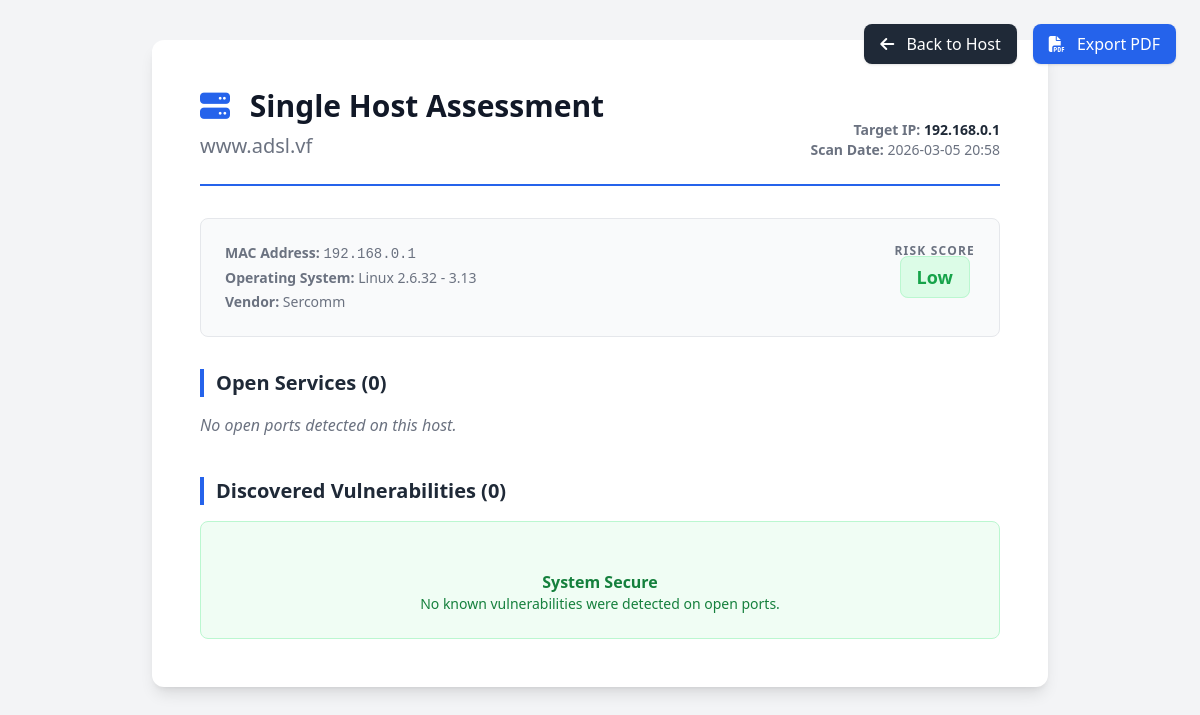
The app's page /report/192.168.0.1?scan_id=4 with its own data.
### app/models.py (models this page shows)
class Host(Base):
    __tablename__ = "hosts"
    mac_address = Column(String, primary_key=True, index=True)
    hostname = Column(String)
    first_seen = Column(DateTime, default=datetime.datetime.utcnow)
    os_name = Column(String, nullable=True, default="Unknown")
    vendor = Column(String, nullable=True, default="Unknown")
    results = relationship("ScanResult", back_populates="host")

### app/main.py (the view)
@app.get("/report/{ip}", response_class=HTMLResponse)
async def generate_single_report(ip: str, request: Request, scan_id: int = None, db: Session = Depends(get_db)):
    if scan_id:
        scan_result = db.query(models.ScanResult).filter(models.ScanResult.ip_address == ip, models.ScanResult.scan_id == scan_id).first()
    else:
        scan_result = db.query(models.ScanResult).filter(models.ScanResult.ip_address == ip).order_by(models.ScanResult.id.desc()).first()
    if not scan_result:
        return HTMLResponse(content="<h1>Host no encontrado para generar informe.</h1>", status_code=404)
    open_ports = [p for p in scan_result.ports if p.port_number != 0 and p.state != 'filtered']
    all_vulns = []
    for port in open_ports:
        all_vulns.extend(port.vulnerabilities)
    high_count = sum(1 for v in all_vulns if v.severity == "High")
    med_count = sum(1 for v in all_vulns if v.severity == "Medium")
    low_count = sum(1 for v in all_vulns if v.severity == "Low")
    risk_score = "Low"
    if high_count > 0: risk_score = "High"
    elif med_count > 0: risk_score = "Medium"
    elif len(open_ports) > 5: risk_score = "Medium"
    return templates.TemplateResponse("single_report.html", {
        "request": request,
        "ip": ip,
        "host": scan_result.host,
        "scan_result": scan_result,
        "ports": open_ports,
        "vulns": all_vulns,
        "risk_score": risk_score,
        "high_count": high_count,
        "med_count": med_count,
        "low_count": low_count,
        "date": scan_result.scan.timestamp.strftime('%Y-%m-%d %H:%M') if scan_result.scan else "N/A",
        "current_scan_id": scan_id
    })

### templates/single_report.html (shortened to what this page needs)
<!DOCTYPE html>
<html lang="en">
<head>
    <script src="https://cdn.tailwindcss.com"></script>
    <link rel="stylesheet" href="https://cdnjs.cloudflare.com/ajax/libs/font-awesome/6.4.0/css/all.min.css">
</head>
<body class="font-sans pb-20">
    <div class="no-print fixed top-6 right-6 flex space-x-4 z-50">
        <a href="/host/{{ ip }}{% if current_scan_id %}?scan_id={{ current_scan_id }}{% endif %}"
            class="px-4 py-2 bg-gray-800 text-white rounded-lg shadow hover:bg-gray-700 transition"><i
                class="fa-solid fa-arrow-left mr-2"></i> Back to Host</a>
        <button onclick="window.print()"
            class="px-4 py-2 bg-blue-600 text-white rounded-lg shadow hover:bg-blue-500 transition"><i
                class="fa-solid fa-file-pdf mr-2"></i> Export PDF</button>
    </div>
    <div class="max-w-4xl mx-auto bg-white p-12 mt-10 shadow-lg rounded-xl">
        <div class="border-b-2 border-blue-600 pb-6 mb-8 flex justify-between items-end">
            <div>
                <h1 class="text-3xl font-black text-gray-900 mb-2"><i class="fa-solid fa-server text-blue-600 mr-3"></i>
                    Single Host Assessment</h1>
                <h2 class="text-xl text-gray-500 font-light">{{ host.hostname if host and host.hostname != 'Desconocido'
                    else 'Unknown Hostname' }}</h2>
            </div>
            <div class="text-right text-sm text-gray-500">
                <p><strong>Target IP:</strong> <span class="text-gray-800 font-bold">{{ ip }}</span></p>
                <p><strong>Scan Date:</strong> {{ date }}</p>
            </div>
        </div>
        <div class="flex justify-between items-start mb-8 bg-gray-50 p-6 rounded-lg border border-gray-200">
            <div>
                <p class="text-sm text-gray-500 mb-1"><strong>MAC Address:</strong> <span class="font-mono">{{
                        host.mac_address.replace('MAC-', '') if host else 'Unknown' }}</span></p>
                <p class="text-sm text-gray-500 mb-1"><strong>Operating System:</strong> {{ host.os_name if host and
                    host.os_name != 'Unknown' else 'Not detected' }}</p>
                <p class="text-sm text-gray-500"><strong>Vendor:</strong> {{ host.vendor if host and host.vendor !=
                    'Unknown' else 'Not detected' }}</p>
            </div>
            <div class="text-center">
                <p class="text-xs font-bold text-gray-500 uppercase tracking-widest mb-1">Risk Score</p>
                <span
                    class="px-4 py-2 rounded-lg text-lg font-black border {{ 'bg-red-100 text-red-600 border-red-200' if risk_score == 'High' else 'bg-orange-100 text-orange-600 border-orange-200' if risk_score == 'Medium' else 'bg-green-100 text-green-600 border-green-200' }}">
                    {{ risk_score }}
                </span>
            </div>
        </div>
        <h3 class="text-xl font-bold mb-4 text-gray-800 border-l-4 border-blue-600 pl-3">Open Services ({{ ports|length
            }})</h3>
        {% if ports|length > 0 %}
        <table class="w-full text-left text-sm border-collapse mb-10">
            <thead>
                <tr class="bg-gray-100 text-gray-600">
                    <th class="border border-gray-300 px-4 py-2">Port/Proto</th>
                    <th class="border border-gray-300 px-4 py-2">Service</th>
                    <th class="border border-gray-300 px-4 py-2">Version</th>
                </tr>
            </thead>
            <tbody>
                {% for port in ports %}
                <tr>
                    <td class="border border-gray-300 px-4 py-2 font-mono">{{ port.port_number }}/{{ port.protocol }}
                    </td>
                    <td class="border border-gray-300 px-4 py-2 uppercase">{{ port.service_name }}</td>
                    <td class="border border-gray-300 px-4 py-2 text-gray-600">{{ port.version_info }}</td>
                </tr>
                {% endfor %}
            </tbody>
        </table>
        {% else %}
        <p class="text-gray-500 italic mb-10">No open ports detected on this host.</p>
        {% endif %}
        <h3 class="text-xl font-bold mb-4 text-gray-800 border-l-4 border-blue-600 pl-3">Discovered Vulnerabilities ({{
            vulns|length }})</h3>
        {% if vulns|length > 0 %}
        <div class="flex space-x-2 text-xs font-bold mb-6">
            <span class="text-red-600 bg-red-100 px-2 py-1 rounded">{{ high_count }} High</span>
            <span class="text-orange-600 bg-orange-100 px-2 py-1 rounded">{{ med_count }} Medium</span>
            <span class="text-yellow-600 bg-yellow-100 px-2 py-1 rounded">{{ low_count }} Low</span>
        </div>
        <div class="space-y-6">
            {% for vuln in vulns %}
            <div
                class="avoid-break border-l-4 {{ 'border-red-500 bg-red-50' if vuln.severity == 'High' else 'border-orange-500 bg-orange-50' if vuln.severity == 'Medium' else 'border-yellow-500 bg-yellow-50' }} p-5 rounded-r-lg border border-gray-200">
                <div class="flex justify-between items-center mb-2">
                    <span class="font-bold text-gray-800 text-lg">{{ vuln.cve_id }}</span>
                    <span
                        class="text-sm font-bold {{ 'text-red-600' if vuln.severity == 'High' else 'text-orange-600' if vuln.severity == 'Medium' else 'text-yellow-600' }}">CVSS:
                        {{ vuln.cvss_score }} ({{ vuln.severity }})</span>
                </div>
                <p class="text-sm text-gray-800 mb-3"><strong>Affected Service:</strong> Port {{ vuln.port.port_number
                    }} ({{ vuln.port.service_name|upper }})</p>
                <p class="text-sm text-gray-700 text-justify">{{ vuln.description }}</p>
                <div class="mt-3 text-xs text-blue-600">
                    <a href="https://nvd.nist.gov/vuln/detail/{{ vuln.cve_id }}" target="_blank"
                        class="hover:underline no-print">View in NVD Database &rarr;</a>
                </div>
            </div>
            {% endfor %}
        </div>
        {% else %}
        <div class="bg-green-50 border border-green-200 p-6 rounded-lg text-center text-green-700">
            <p class="font-bold">System Secure</p>
            <p class="text-sm">No known vulnerabilities were detected on open ports.</p>
        </div>
        {% endif %}
    </div>
</body>
</html>

### templates/single_report.html (style rules this page uses)
body { background-color: #f3f4f6; color: #1f2937; }

### records on screen
Host: hostname "www.adsl.vf", os_name "Linux 2.6.32 - 3.13", vendor "Sercomm"

### other values on screen
{{ ip }} "192.168.0.1"
{{ date }} "2026-03-05 20:58"
{{ host.mac_address.replace('MAC-', '') if host else 'Unknown' }} "192.168.0.1"
{{ risk_score }} "Low"
{{ ports|length }} "0"
{{ vulns|length }} "0"
